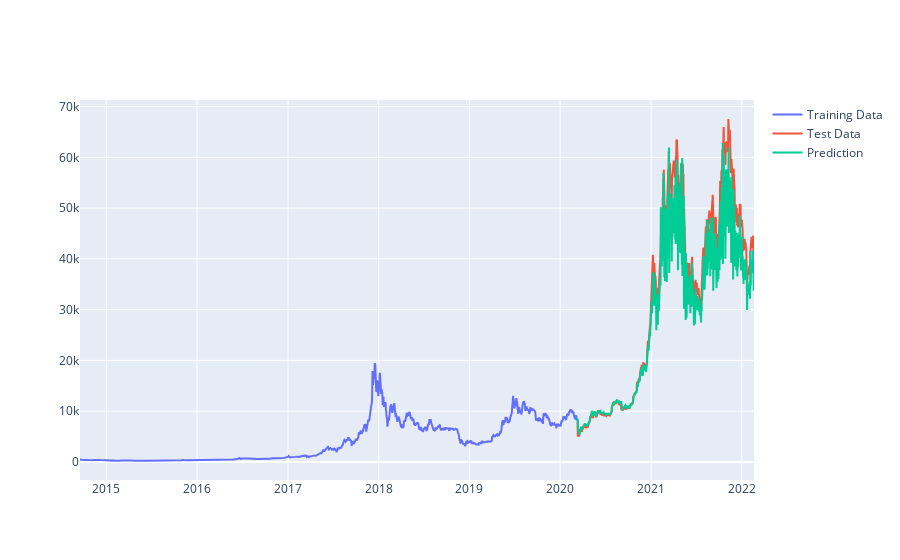

The code cell stored with this chart in its notebook:
### Code cell
fig = go.Figure()
fig.add_trace(go.Scatter(x=train_df.index,y=train_df['Close'],
                    mode='lines',
                    name='Training Data'))
fig.add_trace(go.Scatter(x=test_df.index,y=test_df['Close'],
                    mode='lines',
                    name='Test Data'))
fig.add_trace(go.Scatter(x=test_df.index,y=test_df['Predictions'],
                    mode='lines',
                    name='Prediction'))

### Figure 1 — Plotly figure (JSON) as saved in the notebook; plotly's stock layout.template omitted (floating-point values rounded to 4 significant figures; data arrays with more than 128 entries replaced by an {"elided": "..."} marker saying what was removed)
{"data": [{"mode": "lines", "name": "Training Data", "type": "scatter", "x": {"elided": "2000 str values"}, "y": {"elided": "2000 float values"}}, {"mode": "lines", "name": "Test Data", "type": "scatter", "x": {"elided": "713 str values"}, "y": {"elided": "713 float values"}}, {"mode": "lines", "name": "Prediction", "type": "scatter", "x": {"elided": "713 str values"}, "y": {"elided": "713 float values"}}], "layout": {"autosize": true, "xaxis": {"autorange": true, "range": ["2014-09-17", "2022-02-19"], "type": "date"}, "yaxis": {"autorange": true, "range": [-3566.0, 71310.0], "type": "linear"}}}
